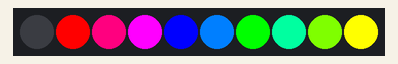
Recording of a sketch running on a simulated Arduino Uno, built with avr-gcc and run on an emulated ATmega328P. On the bench: 10 RGB LEDs in strip order, left to right.

Above: at 0.05 s.
At 4.87 s:
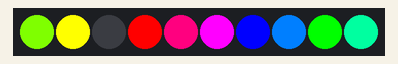
At 10.06 s:
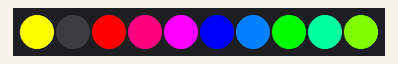
At 19.96 s:
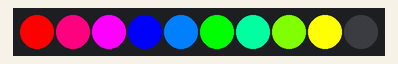
At 29.92 s:
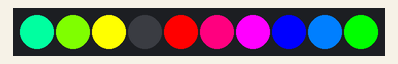
At 39.88 s:
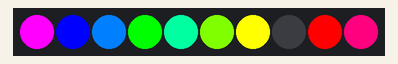

The sketch:

Radio_Shack_-_Simple_Strip.ino
```cpp
#include <PololuLedStrip.h>
#include <avr/pgmspace.h>  // for using PROGMEM, storing data in Flash memory


// Create an ledStrip object on pin 12.  Will need one of these created
// for each of the strips
PololuLedStrip<12> ledStrip;

// Create a buffer for holding 30 colors.  Takes 90 bytes.
#define LED_COUNT 10
rgb_color colors[LED_COUNT];
rgb_color refColors[10];
int d = 100;

void setup()
{
	Serial.begin(9600);
}

void loop()
{
	//load the colors
	refColors[1] = (rgb_color)	{255, 0, 0};
	refColors[2] = (rgb_color)	{255, 0, 127};
	refColors[3] = (rgb_color)	{255, 0, 255};
	refColors[4] = (rgb_color)	{0, 0, 255};
	refColors[5] = (rgb_color)	{0, 127, 255};
	refColors[6] = (rgb_color)	{0, 255, 0};
	refColors[7] = (rgb_color)	{0, 255, 160};
	refColors[8] = (rgb_color)	{127, 255, 0};
	refColors[9] = (rgb_color)	{255, 255, 0};
	refColors[0] = (rgb_color)	{0, 0, 0};


	//loop ten times to create chasing effect

	for (int i = 0; i < 100; i++)
	{
		//Serial.println("Using Colors:");
		// This 4 loop loads the colors[] array with a new pattern that will
		// be the previous pattern shifted down by the amount 0-9, depending
		// on where we are in the loop.  NOTE the use of module operator %.
		// that ensures
		for (int k = 0; k < 10; k++)
		{
			colors[k] = refColors[ (k + i) % 10 ];
		}
		// This writes the values in the colors array to the LED strip
		ledStrip.write(colors, LED_COUNT);
		delay(d);
	}

	for (int i = 99; i > -1; i--)
	{
		//Serial.println("Using Colors:");
		for (int k = 0; k < 10; k++)
		{
			colors[k] = refColors[ (k + i) % 10 ];
		}
		ledStrip.write(colors, LED_COUNT);
		delay(d);
	}
}
```
